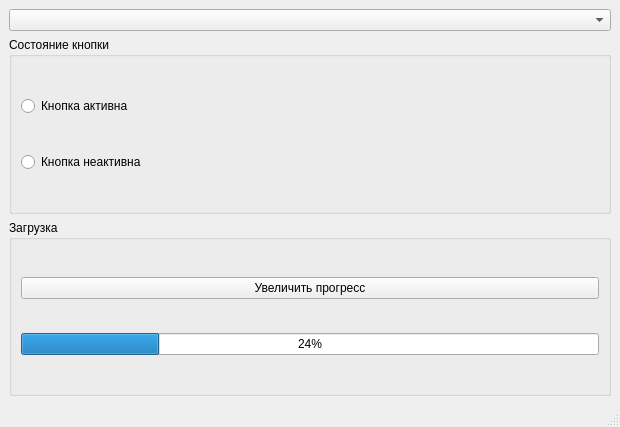
<?xml version="1.0" encoding="UTF-8"?>
<ui version="4.0">
 <class>MainWindow</class>
 <widget class="QMainWindow" name="MainWindow">
  <property name="geometry">
   <rect>
    <x>0</x>
    <y>0</y>
    <width>620</width>
    <height>427</height>
   </rect>
  </property>
  <property name="windowTitle">
   <string>MainWindow</string>
  </property>
  <widget class="QWidget" name="centralwidget">
   <layout class="QVBoxLayout" name="verticalLayout">
    <item>
     <widget class="QComboBox" name="cB_list"/>
    </item>
    <item>
     <widget class="QGroupBox" name="RadioButtons">
      <property name="title">
       <string>Состояние кнопки</string>
      </property>
      <layout class="QVBoxLayout" name="verticalLayout_3">
       <item>
        <widget class="QRadioButton" name="rB_working">
         <property name="text">
          <string>Кнопка активна</string>
         </property>
        </widget>
       </item>
       <item>
        <widget class="QRadioButton" name="rB_stop">
         <property name="text">
          <string>Кнопка неактивна</string>
         </property>
        </widget>
       </item>
      </layout>
     </widget>
    </item>
    <item>
     <widget class="QGroupBox" name="BarProgress">
      <property name="title">
       <string>Загрузка</string>
      </property>
      <layout class="QVBoxLayout" name="verticalLayout_2">
       <item>
        <widget class="QPushButton" name="pB_prog">
         <property name="text">
          <string>Увеличить прогресс</string>
         </property>
        </widget>
       </item>
       <item>
        <widget class="QProgressBar" name="prBar_bar">
         <property name="value">
          <number>24</number>
         </property>
        </widget>
       </item>
      </layout>
     </widget>
    </item>
   </layout>
  </widget>
  <widget class="QMenuBar" name="menubar">
   <property name="geometry">
    <rect>
     <x>0</x>
     <y>0</y>
     <width>620</width>
     <height>25</height>
    </rect>
   </property>
  </widget>
  <widget class="QStatusBar" name="statusbar"/>
 </widget>
 <resources/>
 <connections/>
</ui>
